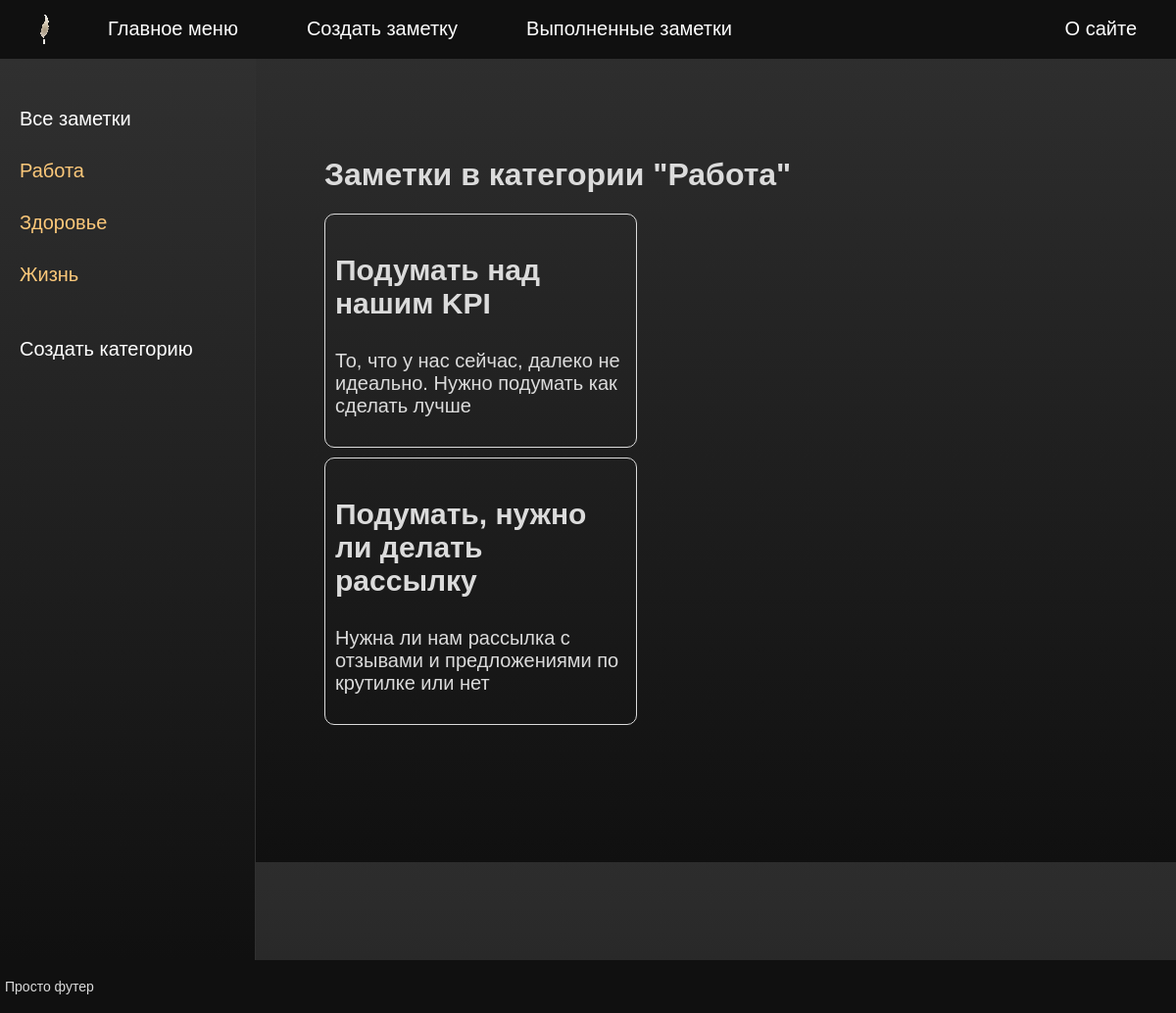
The page /category/Работа/ on the database its author committed.
### mainpage/models.py (models this page shows, shortened)
class Category(models.Model):
    id = models.AutoField(primary_key=True)
    title = models.CharField(max_length=100)
    description = models.TextField()
    created = models.DateTimeField(auto_now_add=True)

class Notes(models.Model):
    title = models.CharField(max_length=255)
    description = models.TextField(blank=True)
    is_published = models.BooleanField(default=True)
    category = models.ForeignKey(Category, on_delete=models.CASCADE)

### mainpage/views.py (the view)
# urls.py: path('category/<str:category_title>/', category, name='category'),
def category(request, category_title):
    category = Category.objects.get(title=category_title)
    category_entries = Notes.objects.filter(category=category)
    all_categories = Category.objects.all()
    return render(request, 'mainpage/notes.html', {'title': category.title, 'category_entries': category_entries, 'category_title': category_title, 'categories': all_categories})

### mainpage/templates/mainpage/notes.html (shortened to what this page needs)
{% extends "mainpage/base.html" %}
{% block content %}
<h1>Заметки в категории "{{ category_title }}"</h1>
<ul class="list-articles">
    {% for entry in category_entries %}
        <li>
            <h2><p class="editableText" data-id="{{ entry.id }}" data-field="title">{{ entry.title }}</p></h2>
            <div class="editableText" data-id="{{ entry.id }}" data-field="description" contenteditable="true">{{ entry.description|linebreaks }}</div>
        </li>
    {% empty %}
        <li>В этой категории нет заметок.</li>
    {% endfor %}
</ul>
{% endblock %}

### mainpage/templates/mainpage/base.html (shortened to what this page needs)
{% load static %}
<!DOCTYPE html>
<html lang="en">
<head>
	<link type="text/css" href="{% static 'mainpage/css/styles.css' %}" rel="stylesheet" />
</head>
<body>
<table class="table-page" border=0 cellpadding="0" cellspacing="0">
<tr><td valign=top>
{% block mainmenu %}
	<div class="header">
		<ul id="mainmenu" class="mainmenu">
		<li class="logo"><a href="http://127.0.0.1:8000"><div class="logo"></div></a></li>
		<li><a href="http://127.0.0.1:8000">Главное меню</a></li>
		<li><a href="http://127.0.0.1:8000/create/">Создать заметку</a></li>
		<li><a href="http://127.0.0.1:8000/completed/">Выполненные заметки</a></li>
		<li class="last"><a href="http://127.0.0.1:8000/about/">О сайте</a></li>
		</ul>
	</div>
{% endblock mainmenu %}
<table class="table-content" border=0 cellpadding="0" cellspacing="0">
<tr>
<td valign="top" class="left-chapters">
    <ul id="leftchapters">
        <li class="selected"><a href="http://127.0.0.1:8000"><p style="color: #fff;">Все заметки</li>
        {% for category in categories %}
            <li><a href="{% url 'category' category_title=category.title %}">{{ category.title }}</a></li>
        {% endfor %}
		<br><li id="create-category-link" class="selected"><a href="#" class="white-text">Создать категорию</a></li></br>
    </ul>
</td>
<td valign="top" class="content">
	<div class="content-text">
{% block content %}
{% endblock %}
	</div>
</td></tr></table>
</td></tr>
<tr><td valign=top>
	<div id="footer">
		<p>Просто футер</p>
	</div>
</td></tr></table>
</body>
</html>

### mainpage/static/mainpage/css/styles.css (style rules this page uses)
html, body { font-family: 'Arial'; margin: 0; padding: 0; height: 110%; width: 100%; color: #dbdbdb; background: linear-gradient(to bottom, #303030, #101010); }
a { color: #fcc87a; text-decoration: none; }
ul.list-articles { list-style: none; margin: 0; padding: 0; }
ul.list-articles li { border-bottom: none; }
ul.list-articles li { border: 1px solid #dbdbdb; padding: 10px; margin-bottom: 10px; border-radius: 10px; width: 35%; }
.table-page { width: 100%; height: 100%; vertical-align: top; }
.table-page tr { height: 100%; }
.header { background: #101010; height: 60px; }
.logo { background: url('../images/logo.png') no-repeat 10px -5px; width: 80px; height: 60px; }
ul.mainmenu { list-style: none; margin: 0; padding: 0; height: 60px; color: #fcc87a; font-size: 20px; overflow: visible; }
ul.mainmenu li { float: left; margin: 18px 40px 0 30px; }
ul.mainmenu li.logo { margin: 0; }
ul.mainmenu li.last { float: right; }
ul.mainmenu li a { color: #ffffff; text-decoration: none; }
.left-chapters { color: #ccc; margin: 0; background: linear-gradient(to bottom, #303030, #101010); border-right: 1px solid #303030; min-height: 100%; }
.left-chapters ul { color: #ccc; width: 230px; min-height: 100%; margin: 0; padding: 20px 10px 10px 20px; list-style: none; font-size: 20px; }
.left-chapters ul li { margin: 30px 0 0 0; color: #ccc; }
.content { padding: 40px 20px 20px 40px; width: 100%; box-sizing: border-box; }
.content-text { margin: 60px 0 0 30px; color: #dbdbdb; font-size: 20px; min-height: 100vh; font-family: #303030; }
.content-text h1 { font-size: 32px; }
#footer { box-sizing: border-box; background: #101010; padding: 5px; color: #dbdbdb; font-size: 14px; font-family: Verdana, Geneva, Arial, Helvetica; text-align: left; overflow: hidden; }
.white-text { color: #fff; }

### rows shown on the page
Category: title "Работа"
Category: title "Здоровье"
Category: title "Жизнь"
Notes: title "Подумать над нашим KPI", description "То, что у нас сейчас, далеко не идеально. Нужно подумать как сделать лучше"
Notes: title "Подумать, нужно ли делать рассылку", description "Нужна ли нам рассылка с отзывами и предложениями по крутилке или нет"
